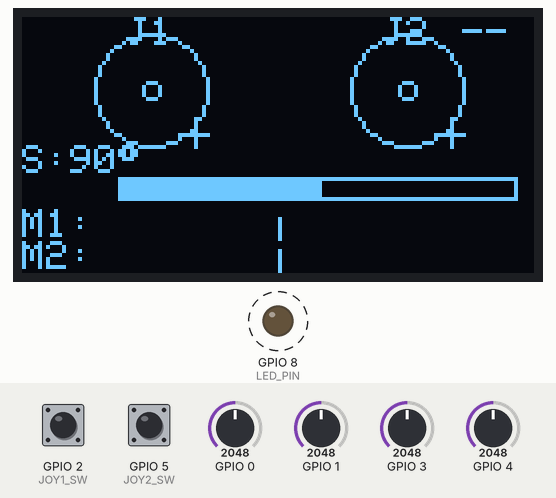
Recording of a sketch running on a simulated ESP32-S3. Shown: 128×64 one-colour display, output pins drawn as LEDs (lit = HIGH). Dashed ring = blinking. The inputs (shaded band) are chosen by the test bench; at power-on: GPIO 0 = 2048, GPIO 2 (JOY1_SW) HIGH, GPIO 5 (JOY2_SW) HIGH, GPIO 1 = 2048, GPIO 3 = 2048, GPIO 4 = 2048 (analog values on the 0–4095 scale). Nothing arrives over Bluetooth unless stated; a phone connects over Bluetooth LE 3 s after start; what the sketch prints to the serial monitor is not drawn.

Above: at 4.3 s.
4.4 s: GPIO 0 set to 1460
At 6.1 s:
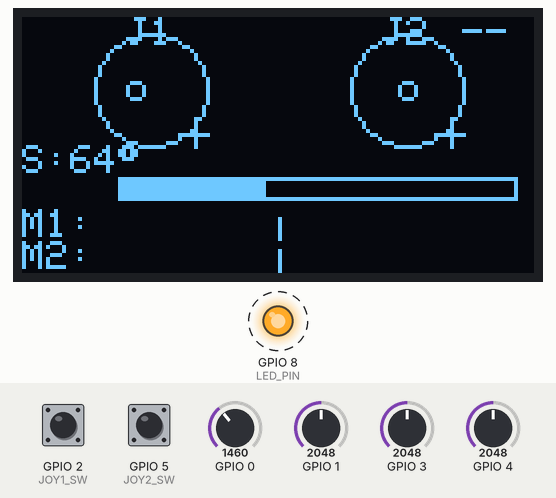
6.4 s: GPIO 2 (JOY1_SW) pulled LOW for 0.15 s
At 6.54 s:
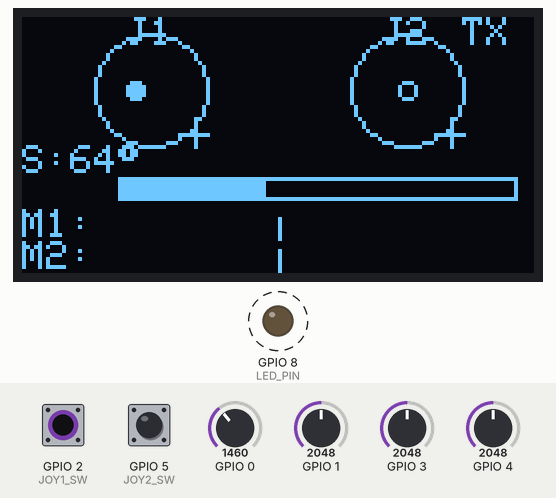
8.1 s: GPIO 5 (JOY2_SW) pulled LOW for 0.15 s
9.7 s: GPIO 1 set to 960
At 11.0 s:
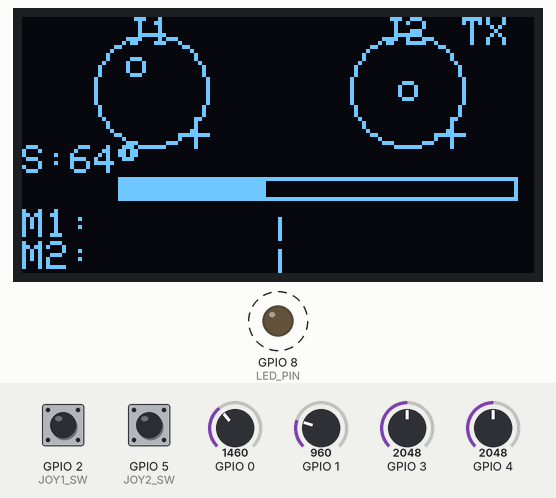
11.2 s: GPIO 3 set to 3972
At 11.37 s:
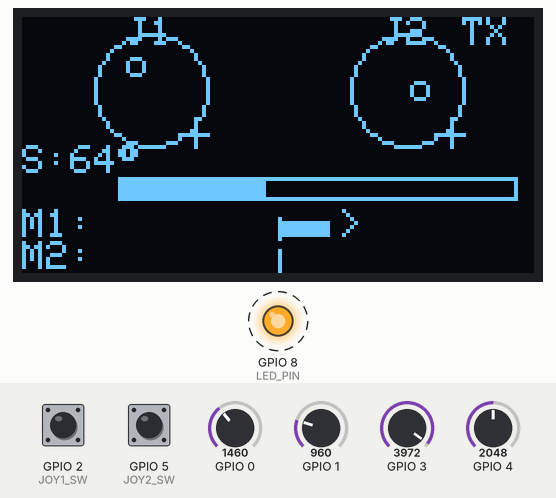
12.8 s: GPIO 4 set to 1460
At 14.08 s:
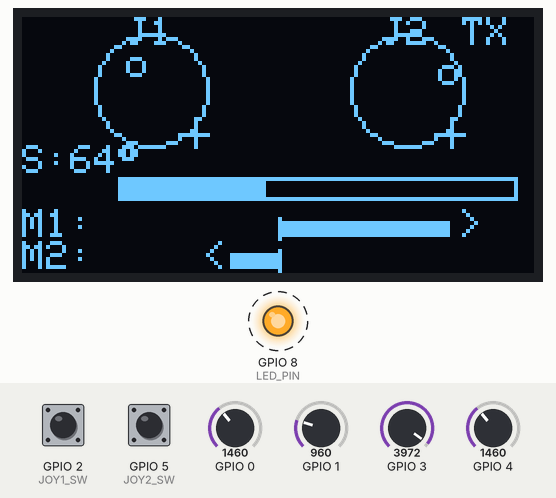
Timing chart, 0 to 15.3 s (numbered marks = the images above; inputs shaded):
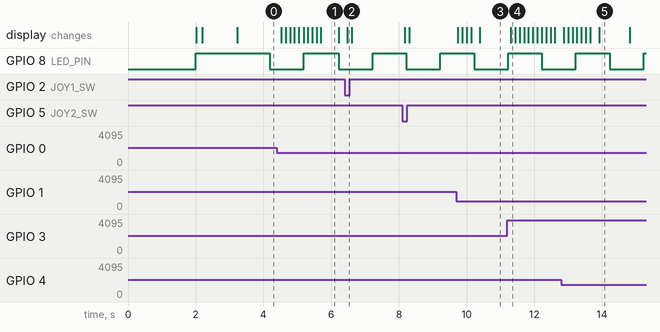

The sketch:

transmitter.ino
```cpp
// ========================================
// COMPILE-TIME COMMUNICATION MODE SWITCH
// ========================================
// Uncomment the line below to use WiFi instead of BLE
// #define USE_WIFI  // Comment out to use BLE mode

#include <Wire.h>
#include <Adafruit_GFX.h>
#include <Adafruit_SH110X.h>

#ifdef USE_WIFI
  #include <WiFi.h>
  #include <WiFiUdp.h>
  #include <ESPmDNS.h>
#else
  #include <BLEDevice.h>
  #include <BLEServer.h>
  #include <BLEUtils.h>
  #include <BLE2902.h>
#endif

#define SCREEN_WIDTH 128
#define SCREEN_HEIGHT 64
#define OLED_RESET -1
#define SCREEN_ADDRESS 0x3C

#define SDA_PIN 6
#define SCL_PIN 7

#define JOY1_VRX 0
#define JOY1_VRY 1
#define JOY1_SW 2

#define JOY2_VRX 3
#define JOY2_VRY 4
#define JOY2_SW 5

#define LED_PIN 8

// Joystick 1 center values (measured at rest)
#define JOY1_CENTER_X 2235
#define JOY1_CENTER_Y 2217

// Joystick 2 center values (measured at rest)
#define JOY2_CENTER_X 2215
#define JOY2_CENTER_Y 2255

// ========================================
// COMMUNICATION CONFIGURATION
// ========================================
#ifdef USE_WIFI
  // WiFi Configuration
  #define WIFI_SSID "amplifi"
  #define WIFI_PASSWORD "123qwe123"
  #define UDP_PORT 4210
  #define MDNS_HOSTNAME "esp32-joystick-tx"
#else
  // BLE Configuration
  #define SERVICE_UUID        "4fafc201-1fb5-459e-8fcc-c5c9c331914b"
  #define CHARACTERISTIC_UUID "beb5483e-36e1-4688-b7f5-ea07361b26a8"
#endif

Adafruit_SH1106G display(SCREEN_WIDTH, SCREEN_HEIGHT, &Wire, OLED_RESET);

// ========================================
// COMMUNICATION GLOBALS
// ========================================
#ifdef USE_WIFI
  WiFiUDP udp;
  IPAddress broadcastIP(255, 255, 255, 255); // Broadcast address
  volatile bool wifiConnected = false;
#else
  BLEServer* pServer = NULL;
  BLECharacteristic* pCharacteristic = NULL;
  bool deviceConnected = false;
  bool oldDeviceConnected = false;
#endif

struct JoystickData {
  int16_t joy1_x;
  int16_t joy1_y;
  uint8_t joy1_sw;
  int16_t joy2_x;
  int16_t joy2_y;
  uint8_t joy2_sw;
} joystickData;

// Smoothing filter - exponential moving average
// Alpha = 0.3 means 30% new value, 70% old value (adjust 0.1-0.5)
#define SMOOTHING_ALPHA 0.3

// Oversampling - read ADC multiple times and average
#define ADC_SAMPLES 4

// Filtered values
float filtered_j1x = 0;
float filtered_j1y = 0;
float filtered_j2x = 0;
float filtered_j2y = 0;
bool firstRead = true;

// Function to read ADC with oversampling
int readADC(int pin) {
  long sum = 0;
  for (int i = 0; i < ADC_SAMPLES; i++) {
    sum += analogRead(pin);
    delayMicroseconds(100); // Small delay between samples
  }
  return sum / ADC_SAMPLES;
}

// ========================================
// COMMUNICATION CALLBACKS
// ========================================
#ifndef USE_WIFI
class MyServerCallbacks: public BLEServerCallbacks {
  void onConnect(BLEServer* pServer) {
    deviceConnected = true;
  }

  void onDisconnect(BLEServer* pServer) {
    deviceConnected = false;
  }
};
#endif

String getDirection(int x, int y, int centerX, int centerY) {
  int threshold = 1500;

  int dx = x - centerX;
  int dy = y - centerY;

  if (abs(dx) < threshold && abs(dy) < threshold) return "CENTER";

  if (abs(dx) > abs(dy)) {
    return (dx > 0) ? "RIGHT" : "LEFT";
  } else {
    return (dy > 0) ? "DOWN" : "UP";
  }
}

void drawJoystick(int16_t joyX, int16_t joyY, uint8_t button, int centerX, int centerY, int radius, const char* label, int joyCenterX, int joyCenterY) {
  display.drawCircle(centerX, centerY, radius, SH110X_WHITE);

  // Zero state position (bottom-right corner of circle)
  int zeroX = centerX + (radius - 3);
  int zeroY = centerY + (radius - 3);

  // Draw crosshairs at zero state position
  display.drawFastHLine(zeroX - 4, zeroY, 8, SH110X_WHITE);
  display.drawFastVLine(zeroX, zeroY - 4, 8, SH110X_WHITE);

  // Calculate offset from joystick center
  int offsetX = joyX - joyCenterX;
  int offsetY = joyY - joyCenterY;

  // Map to screen coordinates: offset=0 should appear at bottom-right corner
  // Full left (offset=-joyCenterX) should map to -2*(radius-3) from zero
  // Full right (offset=4095-joyCenterX) should map to 0 from zero
  int mapX = map(offsetX, -joyCenterX, 4095 - joyCenterX, -2*(radius - 3), 0);
  int mapY = map(offsetY, -joyCenterY, 4095 - joyCenterY, -2*(radius - 3), 0);

  // Position dot relative to zero state (bottom-right corner)
  int dotX = zeroX + mapX;
  int dotY = zeroY + mapY;

  // Constrain to circle boundary
  int dx = dotX - centerX;
  int dy = dotY - centerY;
  int distSq = dx * dx + dy * dy;
  int maxDistSq = (radius - 3) * (radius - 3);

  if (distSq > maxDistSq) {
    float angle = atan2(dy, dx);
    dotX = centerX + (radius - 3) * cos(angle);
    dotY = centerY + (radius - 3) * sin(angle);
  }

  if (button == LOW) {
    display.fillCircle(dotX, dotY, 2, SH110X_WHITE);
  } else {
    display.drawCircle(dotX, dotY, 2, SH110X_WHITE);
  }

  display.setTextSize(1);
  int labelX = centerX - 6;
  int labelY = 0;
  display.setCursor(labelX, labelY);
  display.print(label);
}

// Calculate and draw "fake" servo angle based on Joy1 X-axis
void drawFakeServoAngle(int16_t joy1_x) {
  // Calculate fake servo angle (same algorithm as receiver)
  int servo_angle = map(joy1_x, 0, 4095, 0, 180);
  servo_angle = constrain(servo_angle, 0, 180);

  // Servo angle text
  display.setCursor(0, 32);
  display.setTextSize(1);
  display.print("S:");
  display.print(servo_angle);
  display.print((char)247);  // Degree symbol

  // Servo position bar (horizontal, fills left-to-right)
  int barY = 40;
  display.drawRect(24, barY, 100, 6, SH110X_WHITE);
  int barWidth = map(servo_angle, 0, 180, 2, 98);
  display.fillRect(25, barY + 1, barWidth, 4, SH110X_WHITE);
}

// Calculate and draw "fake" motor speeds based on Joy2 values
void drawFakeMotorSpeeds(int16_t joy2_x, int16_t joy2_y) {
  // Calculate fake motor speeds (same algorithm as receiver)
  #define MOTOR_DEADZONE 200

  int motor1_speed = 0;
  int motor2_speed = 0;

  // Motor 1 from Joy2 X-axis
  int joy2x_offset = joy2_x - JOY2_CENTER_X;
  if (abs(joy2x_offset) < MOTOR_DEADZONE) {
    motor1_speed = 0;
  } else {
    motor1_speed = map(joy2_x, 0, 4095, -255, 255);
    motor1_speed = constrain(motor1_speed, -255, 255);
  }

  // Motor 2 from Joy2 Y-axis
  int joy2y_offset = joy2_y - JOY2_CENTER_Y;
  if (abs(joy2y_offset) < MOTOR_DEADZONE) {
    motor2_speed = 0;
  } else {
    motor2_speed = map(joy2_y, 0, 4095, -255, 255);
    motor2_speed = constrain(motor2_speed, -255, 255);
  }

  // Draw Motor 1 bar (horizontal, centered at y=50)
  display.setCursor(0, 48);
  display.setTextSize(1);
  display.print("M1:");

  int bar1_center = 64;
  int bar1_width = map(abs(motor1_speed), 0, 255, 0, 45);

  // Draw center line
  display.drawFastVLine(bar1_center, 50, 6, SH110X_WHITE);

  // Draw bar
  if (motor1_speed > 0) {
    // Right side (forward)
    display.fillRect(bar1_center + 1, 51, bar1_width, 4, SH110X_WHITE);
    if (motor1_speed > 0) display.drawChar(bar1_center + bar1_width + 3, 48, '>', SH110X_WHITE, SH110X_BLACK, 1);
  } else if (motor1_speed < 0) {
    // Left side (reverse)
    display.fillRect(bar1_center - bar1_width, 51, bar1_width, 4, SH110X_WHITE);
    if (motor1_speed < 0) display.drawChar(bar1_center - bar1_width - 7, 48, '<', SH110X_WHITE, SH110X_BLACK, 1);
  }

  // Draw Motor 2 bar (horizontal, centered at y=58)
  display.setCursor(0, 56);
  display.setTextSize(1);
  display.print("M2:");

  int bar2_center = 64;
  int bar2_width = map(abs(motor2_speed), 0, 255, 0, 45);

  // Draw center line
  display.drawFastVLine(bar2_center, 58, 6, SH110X_WHITE);

  // Draw bar
  if (motor2_speed > 0) {
    // Right side (forward)
    display.fillRect(bar2_center + 1, 59, bar2_width, 4, SH110X_WHITE);
    if (motor2_speed > 0) display.drawChar(bar2_center + bar2_width + 3, 56, '>', SH110X_WHITE, SH110X_BLACK, 1);
  } else if (motor2_speed < 0) {
    // Left side (reverse)
    display.fillRect(bar2_center - bar2_width, 59, bar2_width, 4, SH110X_WHITE);
    if (motor2_speed < 0) display.drawChar(bar2_center - bar2_width - 7, 56, '<', SH110X_WHITE, SH110X_BLACK, 1);
  }
}

void setup() {
  Serial.begin(115200);
  delay(2000);  // Wait longer for USB-CDC serial to be ready
  Serial.println("\n\n=== ESP32 Joystick Transmitter Starting ===");
  Serial.flush();

  Serial.println("DEBUG: Setting up LED...");
  Serial.flush();
  pinMode(LED_PIN, OUTPUT);
  digitalWrite(LED_PIN, HIGH); // Start with LED OFF

  #ifdef USE_WIFI
    // WiFi MUST be initialized FIRST, before any other hardware
    Serial.println("Starting WiFi Transmitter...");
    Serial.print("Connecting to WiFi: ");
    Serial.println(WIFI_SSID);

    WiFi.begin(WIFI_SSID, WIFI_PASSWORD);
    Serial.print("Connecting to WiFi");

    int connect_timeout = 40; // 40 * 500ms = 20 seconds
    while (WiFi.status() != WL_CONNECTED) {
      delay(500);
      Serial.print(".");
      connect_timeout--;
      if (connect_timeout <= 0) {
        Serial.println("\n\nFailed to connect to WiFi! Halting.");
        Serial.println("Please check SSID and password.");
        // Infinite error blink
        while(true) {
          digitalWrite(LED_PIN, LOW);
          delay(150);
          digitalWrite(LED_PIN, HIGH);
          delay(150);
        }
      }
    }

    wifiConnected = true;
    Serial.println("\nConnected!");
    Serial.print("IP Address: ");
    Serial.println(WiFi.localIP());

    // Start mDNS responder
    if (MDNS.begin(MDNS_HOSTNAME)) {
      Serial.print("mDNS responder started: ");
      Serial.print(MDNS_HOSTNAME);
      Serial.println(".local");
    } else {
      Serial.println("Error setting up mDNS responder!");
    }

    // Start UDP
    udp.begin(UDP_PORT);
    Serial.print("Ready to send UDP packets on port ");
    Serial.println(UDP_PORT);
  #endif

  // Now initialize other hardware
  pinMode(JOY1_SW, INPUT_PULLUP);
  pinMode(JOY2_SW, INPUT_PULLUP);

  // Configure ADC attenuation for better linearity
  analogReadResolution(12); // 12-bit resolution (0-4095)
  analogSetAttenuation(ADC_11db); // 0-3.3V range

  Serial.println("DEBUG: Initializing I2C...");
  Serial.flush();
  Wire.begin(SDA_PIN, SCL_PIN);
  Serial.println("I2C initialized on SDA=GPIO6, SCL=GPIO7");
  Serial.flush();

  Serial.print("Initializing SH1106 display at address 0x");
  Serial.println(SCREEN_ADDRESS, HEX);
  Serial.flush();

  if(!display.begin(SCREEN_ADDRESS, true)) {
    Serial.println(F("SH1106 allocation failed!"));
    Serial.flush();
    // Blink error pattern
    while(true) {
      digitalWrite(LED_PIN, LOW);
      delay(100);
      digitalWrite(LED_PIN, HIGH);
      delay(100);
    }
  }
  Serial.println("DEBUG: Display initialized OK!");
  Serial.flush();
  Serial.println("Display initialized successfully!");

  display.setContrast(255);  // Maximum brightness
  display.clearDisplay();
  display.display();
  delay(100);

  display.clearDisplay();
  display.setTextSize(1);
  display.setTextColor(SH110X_WHITE);
  display.setCursor(0, 0);

  #ifdef USE_WIFI
    display.println(F("TX: WiFi OK"));
    display.setCursor(0, 10);
    display.print(F("IP: "));
    display.println(WiFi.localIP());
    display.display();
    delay(2000);
  #else
    display.println(F("TX: BLE Mode"));
    display.display();
    delay(1000);

    BLEDevice::init("ESP32_Joystick_TX");
    pServer = BLEDevice::createServer();
    pServer->setCallbacks(new MyServerCallbacks());

    BLEService *pService = pServer->createService(SERVICE_UUID);

    pCharacteristic = pService->createCharacteristic(
      CHARACTERISTIC_UUID,
      BLECharacteristic::PROPERTY_READ   |
      BLECharacteristic::PROPERTY_WRITE  |
      BLECharacteristic::PROPERTY_NOTIFY |
      BLECharacteristic::PROPERTY_INDICATE
    );

    pCharacteristic->addDescriptor(new BLE2902());

    pService->start();

    BLEAdvertising *pAdvertising = BLEDevice::getAdvertising();
    pAdvertising->addServiceUUID(SERVICE_UUID);
    pAdvertising->setScanResponse(false);
    pAdvertising->setMinPreferred(0x0);
    BLEDevice::startAdvertising();

    Serial.println("BLE Server Started. Waiting for connection...");
  #endif
}

void loop() {
  static unsigned long lastBlink = 0;
  static bool ledState = false;
  static unsigned long lastUpdate = 0;

  // Transmitter blinks every 1 second
  if (millis() - lastBlink > 1000) {
    ledState = !ledState;
    digitalWrite(LED_PIN, ledState);
    lastBlink = millis();
    Serial.println("TX LED blink (1s interval)");
  }

  if (millis() - lastUpdate > 100) {
    // Read raw ADC values with oversampling
    int raw_j1x = readADC(JOY1_VRX);
    int raw_j1y = readADC(JOY1_VRY);
    int raw_j2x = readADC(JOY2_VRX);
    int raw_j2y = readADC(JOY2_VRY);

    // Initialize filter on first read
    if (firstRead) {
      filtered_j1x = raw_j1x;
      filtered_j1y = raw_j1y;
      filtered_j2x = raw_j2x;
      filtered_j2y = raw_j2y;
      firstRead = false;
    }

    // Apply exponential moving average filter
    filtered_j1x = (SMOOTHING_ALPHA * raw_j1x) + ((1.0 - SMOOTHING_ALPHA) * filtered_j1x);
    filtered_j1y = (SMOOTHING_ALPHA * raw_j1y) + ((1.0 - SMOOTHING_ALPHA) * filtered_j1y);
    filtered_j2x = (SMOOTHING_ALPHA * raw_j2x) + ((1.0 - SMOOTHING_ALPHA) * filtered_j2x);
    filtered_j2y = (SMOOTHING_ALPHA * raw_j2y) + ((1.0 - SMOOTHING_ALPHA) * filtered_j2y);

    // Store filtered values
    joystickData.joy1_x = (int16_t)filtered_j1x;
    joystickData.joy1_y = (int16_t)filtered_j1y;
    joystickData.joy1_sw = digitalRead(JOY1_SW);

    joystickData.joy2_x = (int16_t)filtered_j2x;
    joystickData.joy2_y = (int16_t)filtered_j2y;
    joystickData.joy2_sw = digitalRead(JOY2_SW);

    Serial.print("J1: X=");
    Serial.print(joystickData.joy1_x);
    Serial.print(" Y=");
    Serial.print(joystickData.joy1_y);
    Serial.print(" | J2: X=");
    Serial.print(joystickData.joy2_x);
    Serial.print(" Y=");
    Serial.println(joystickData.joy2_y);

    String dir1 = getDirection(joystickData.joy1_x, joystickData.joy1_y, JOY1_CENTER_X, JOY1_CENTER_Y);
    String dir2 = getDirection(joystickData.joy2_x, joystickData.joy2_y, JOY2_CENTER_X, JOY2_CENTER_Y);

    display.clearDisplay();

    // Draw joystick visualizations (larger circles for 128x64 display)
    drawJoystick(joystickData.joy1_x, joystickData.joy1_y, joystickData.joy1_sw, 32, 18, 14, "J1", JOY1_CENTER_X, JOY1_CENTER_Y);
    drawJoystick(joystickData.joy2_x, joystickData.joy2_y, joystickData.joy2_sw, 96, 18, 14, "J2", JOY2_CENTER_X, JOY2_CENTER_Y);

    // Draw status indicator
    display.setTextSize(1);
    #ifdef USE_WIFI
      display.setCursor(98, 0);
      if (wifiConnected) {
        display.print(F("WiFi"));
      } else {
        display.print(F("----"));
      }
    #else
      display.setCursor(110, 0);
      if (deviceConnected) {
        display.print(F("TX"));
      } else {
        display.print(F("--"));
      }
    #endif

    // Draw fake servo angle based on Joy1 X-axis
    drawFakeServoAngle(joystickData.joy1_x);

    // Draw fake motor speeds based on Joy2
    drawFakeMotorSpeeds(joystickData.joy2_x, joystickData.joy2_y);

    display.display();

    // Send data via WiFi or BLE
    #ifdef USE_WIFI
      if (wifiConnected) {
        // Send UDP packet to broadcast address
        udp.beginPacket(broadcastIP, UDP_PORT);
        udp.write((uint8_t*)&joystickData, sizeof(joystickData));
        udp.endPacket();
      }
    #else
      if (deviceConnected) {
        pCharacteristic->setValue((uint8_t*)&joystickData, sizeof(joystickData));
        pCharacteristic->notify();
      }
    #endif

    lastUpdate = millis();
  }

  #ifndef USE_WIFI
  // BLE connection management
  if (!deviceConnected && oldDeviceConnected) {
    delay(500);
    pServer->startAdvertising();
    Serial.println("Start advertising");
    oldDeviceConnected = deviceConnected;
  }

  if (deviceConnected && !oldDeviceConnected) {
    oldDeviceConnected = deviceConnected;
    Serial.println("Device connected");
  }
  #endif
}
```

Measured:
- after the input at 4.4 s, the display: first changes after 0.13 s (image 1 shows a later state)
- after the input at 6.4 s, the display: changes after 0.08 s (image 2)
- after the input at 9.7 s, the display: first changes at once (image 3 shows a later state)
- after the input at 11.2 s, the display: changes after 0.11 s (image 4)
- after the input at 12.8 s, the display: first changes after 0.07 s (image 5 shows a later state)
- what the display in image 1 shows lasts 0.5 s, from 5.7 s to 6.2 s
- what the display in image 5 shows lasts 0.9 s, from 13.9 s to 14.8 s
